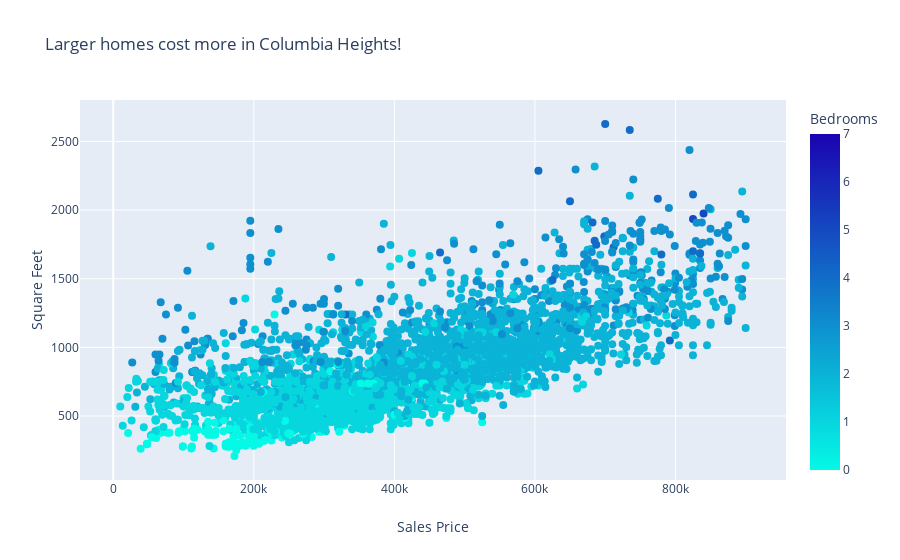

Notebook cell for this chart:
### Code cell
# Create a scatterplot using plotly dash.
trace = go.Scatter(
    x = df['PRICE'],
    y = df['LIVING_GBA'],
    mode = 'markers',
    marker=dict(
        size=8,
        color = df['BEDRM'], # set color equal to a third variable
        colorscale=[color1, color2],
        colorbar=dict(title='Bedrooms'),
        showscale=True
    )
)

data = [trace]
layout = go.Layout(
    title = f'Larger homes cost more in {neighborhood}!', # Graph title
    xaxis = dict(title = 'Sales Price'), # x-axis label
    yaxis = dict(title = 'Square Feet'), # y-axis label
    hovermode ='closest' # handles multiple points landing on the same vertical
)
fig = go.Figure(data=data, layout=layout)

iplot(fig)

### Figure 1 — Plotly figure (JSON) as saved in the notebook; plotly's stock layout.template omitted (floating-point values rounded to 4 significant figures; data arrays with more than 128 entries replaced by an {"elided": "..."} marker saying what was removed)
{"data": [{"marker": {"color": {"elided": "6397 int values"}, "colorbar": {"title": {"text": "Bedrooms"}}, "colorscale": [[0, "#04F9E6"], [1, "#1B03B1"]], "showscale": true, "size": 8}, "mode": "markers", "type": "scatter", "x": {"elided": "6397 int values"}, "y": {"elided": "6397 int values"}}], "layout": {"hovermode": "closest", "title": {"text": "Larger homes cost more in Columbia Heights!"}, "xaxis": {"title": {"text": "Sales Price"}}, "yaxis": {"title": {"text": "Square Feet"}}}}
